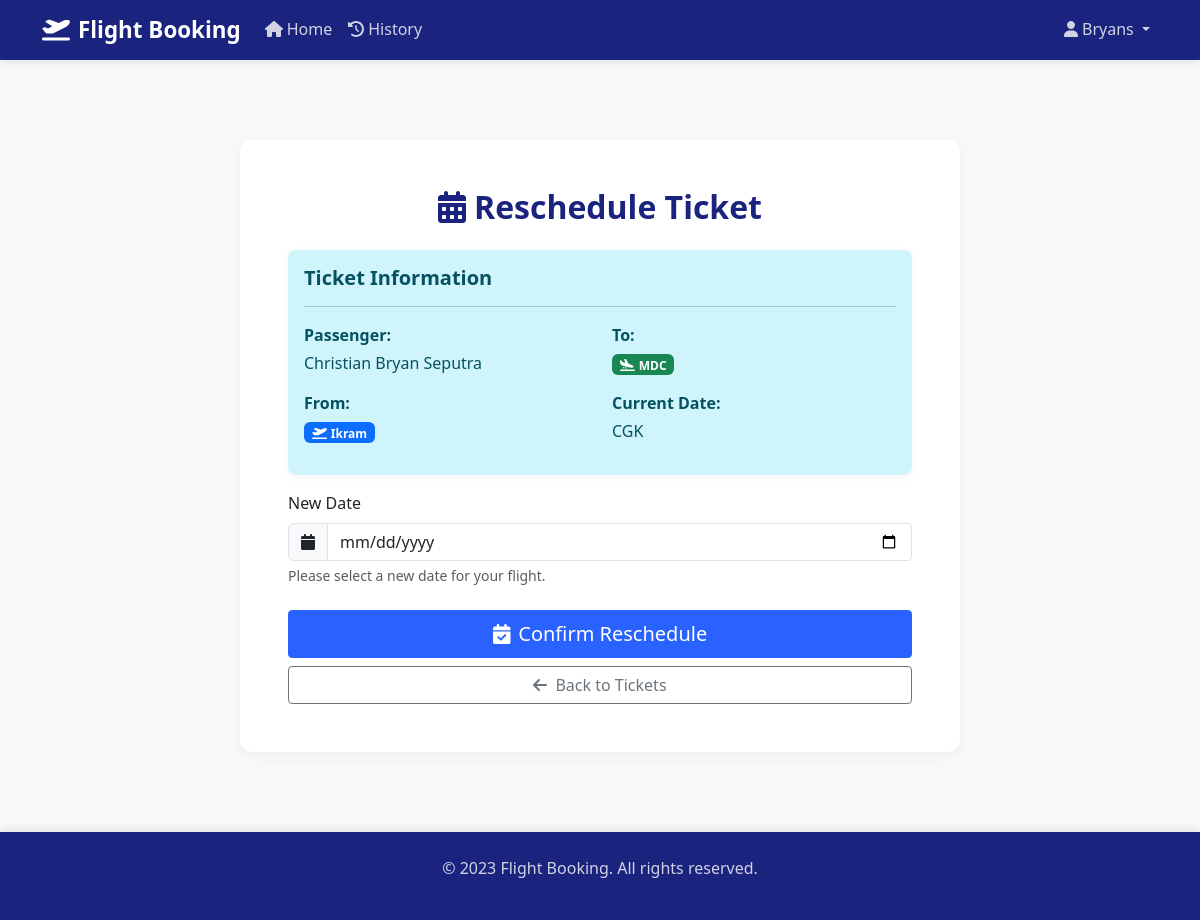
The app's page /reschedule/1 (signed in) with its own data.
### tables this page shows
CREATE TABLE users (
        id INTEGER PRIMARY KEY AUTOINCREMENT,
        username TEXT UNIQUE NOT NULL,
        password TEXT NOT NULL,
        full_name TEXT NOT NULL,
        email TEXT UNIQUE NOT NULL,
        phone TEXT,
        address TEXT,
        created_at TIMESTAMP DEFAULT CURRENT_TIMESTAMP
    );

CREATE TABLE bookings (
        id INTEGER PRIMARY KEY AUTOINCREMENT,
        user_id INTEGER NOT NULL,
        passenger_name TEXT NOT NULL,
        departure_airport TEXT NOT NULL,
        destination_airport TEXT NOT NULL,
        booking_date TEXT NOT NULL,
        created_at TIMESTAMP DEFAULT CURRENT_TIMESTAMP, seat_number TEXT,
        FOREIGN KEY (user_id) REFERENCES users(id)
    );

### app.py (the view, shortened to what this page needs)
@app.route("/reschedule/<int:booking_id>", methods=["GET", "POST"])
def reschedule(booking_id):
    if 'user_id' not in session:
        flash('Please login to reschedule your ticket', 'warning')
        return redirect(url_for('login'))
    conn = get_db_connection()
    cursor = conn.cursor()
    cursor.execute('''
        SELECT b.*, u.full_name, u.email, u.phone
        FROM bookings b
        JOIN users u ON b.user_id = u.id
        WHERE b.id = ? AND b.user_id = ?
    ''', (booking_id, session['user_id']))
    booking = cursor.fetchone()
    if not booking:
        conn.close()
        flash('Ticket not found or you do not have permission to reschedule it', 'danger')
        return redirect(url_for('tickets'))
    conn.close()
    return render_template('reschedule_form.html', booking=booking)

### app.py (called while the page is built)
@app.context_processor
def inject_now():
    return {'now': datetime.now()}

### database.py (called while the page is built)
def get_db_connection():
    conn = sqlite3.connect("data.db")
    conn.row_factory = sqlite3.Row
    return conn

### templates/reschedule_form.html (shortened to what this page needs)
{% extends "base.html" %}
{% block content %}
<div class="container py-5">
    <div class="row justify-content-center">
        <div class="col-md-8">
            <div class="card">
                <div class="card-body p-5">
                    <h2 class="text-center mb-4">
                        <i class="fas fa-calendar-alt me-2"></i>Reschedule Ticket
                    </h2>
                    <div class="alert alert-info">
                        <h5 class="alert-heading">Ticket Information</h5>
                        <hr>
                        <div class="row">
                            <div class="col-md-6">
                                <p class="mb-1"><strong>Passenger:</strong></p>
                                <p class="mb-3">{{ booking[8] }}</p>
                                <p class="mb-1"><strong>From:</strong></p>
                                <p class="mb-3">
                                    <span class="badge bg-primary">
                                        <i class="fas fa-plane-departure me-1"></i>{{ booking[2] }}
                                    </span>
                                </p>
                            </div>
                            <div class="col-md-6">
                                <p class="mb-1"><strong>To:</strong></p>
                                <p class="mb-3">
                                    <span class="badge bg-success">
                                        <i class="fas fa-plane-arrival me-1"></i>{{ booking[3] }}
                                    </span>
                                </p>
                                <p class="mb-1"><strong>Current Date:</strong></p>
                                <p class="mb-3">{{ booking[4] }}</p>
                            </div>
                        </div>
                    </div>
                    <form method="POST" class="needs-validation" novalidate>
                        <div class="mb-4">
                            <label for="date" class="form-label">New Date</label>
                            <div class="input-group">
                                <span class="input-group-text"><i class="fas fa-calendar"></i></span>
                                <input type="date" class="form-control" id="date" name="date" required
                                    min="{{ now.strftime('%Y-%m-%d') }}">
                            </div>
                            <div class="form-text">Please select a new date for your flight.</div>
                        </div>
                        <div class="d-grid gap-2">
                            <button type="submit" class="btn btn-primary btn-lg">
                                <i class="fas fa-calendar-check me-2"></i>Confirm Reschedule
                            </button>
                            <a href="{{ url_for('tickets') }}" class="btn btn-outline-secondary">
                                <i class="fas fa-arrow-left me-2"></i>Back to Tickets
                            </a>
                        </div>
                    </form>
                </div>
            </div>
        </div>
    </div>
</div>
{% endblock %}

### templates/base.html (shortened to what this page needs)
<!DOCTYPE html>
<html lang="en">
<head>
    <link href="https://cdn.jsdelivr.net/npm/bootstrap@5.3.0/dist/css/bootstrap.min.css" rel="stylesheet">
    <link href="https://cdnjs.cloudflare.com/ajax/libs/font-awesome/6.0.0/css/all.min.css" rel="stylesheet">
</head>
<body>
    <nav class="navbar navbar-expand-lg navbar-dark">
        <div class="container">
            <a class="navbar-brand" href="{{ url_for('index') }}">
                <i class="fas fa-plane-departure me-2"></i>Flight Booking
            </a>
            <div class="collapse navbar-collapse" id="navbarNav">
                <ul class="navbar-nav me-auto">
                    <li class="nav-item">
                        <a class="nav-link {% if request.endpoint == 'index' %}active{% endif %}" href="{{ url_for('index') }}">
                            <i class="fas fa-home me-1"></i>Home
                        </a>
                    </li>
                    <li class="nav-item">
                        <a class="nav-link {% if request.endpoint == 'riwayat' %}active{% endif %}" href="{{ url_for('riwayat') }}">
                            <i class="fas fa-history me-1"></i>History
                        </a>
                    </li>
                </ul>
                <ul class="navbar-nav">
                    {% if session.get('user_id') %}
                    <li class="nav-item dropdown">
                        <a class="nav-link dropdown-toggle" href="#" id="navbarDropdown" role="button" data-bs-toggle="dropdown">
                            <i class="fas fa-user me-1"></i>{{ session.get('username') }}
                        </a>
                    </li>
                    {% endif %}
                </ul>
            </div>
        </div>
    </nav>
    <div class="content">
        <div class="container">
            {% block content %}{% endblock %}
        </div>
    </div>
    <footer class="footer mt-auto">
        <div class="container text-center">
            <p>&copy; 2023 Flight Booking. All rights reserved.</p>
        </div>
    </footer>
</body>
</html>

### templates/base.html (style rules this page uses)
:root { --primary-color: #1a237e; --secondary-color: #0d47a1; --accent-color: #2962ff; --text-color: #333; --text-light: #555; --bg-light: #f8f9fa; --border-color: #dee2e6; --shadow-light: rgba(0, 0, 0, 0.05); --shadow-medium: rgba(0, 0, 0, 0.1); }
body { font-family: 'Segoe UI', Roboto, "Helvetica Neue", Arial, sans-serif; background-color: var(--bg-light); min-height: 100vh; display: flex; flex-direction: column; color: var(--text-color); }
.navbar { background-color: var(--primary-color) !important; box-shadow: 0 2px 10px var(--shadow-medium); }
.navbar-brand { font-weight: 700; color: white !important; font-size: 1.4rem; }
.nav-link { color: rgba(255, 255, 255, 0.8) !important; font-weight: 500; transition: color 0.3s ease, border-bottom 0.3s ease; border-bottom: 2px solid transparent; padding-bottom: 0.5rem; }
.content { flex: 1; padding: 2rem 0; }
.footer { background-color: var(--primary-color); color: rgba(255, 255, 255, 0.8); padding: 1.5rem 0; margin-top: auto; box-shadow: 0 -2px 10px var(--shadow-medium); }
.card { border: none; box-shadow: 0 4px 15px var(--shadow-light); transition: transform 0.3s ease, box-shadow 0.3s ease; border-radius: 0.75rem; overflow: hidden; }
.form-control, .btn { border-radius: 0.25rem; }
.btn-primary { background-color: var(--accent-color); border-color: var(--accent-color); transition: background-color 0.3s ease, border-color 0.3s ease; }
.alert { border: none; border-radius: 0.5rem; box-shadow: 0 2px 8px var(--shadow-light); }
h1, h2, h3, h4, h5, h6 { color: var(--primary-color); font-weight: 600; }

### records on screen
users: get "Bryans", full_name "Christian Bryan Seputra"
bookings: passenger_name "Ikram", departure_airport "MDC", destination_airport "CGK"
